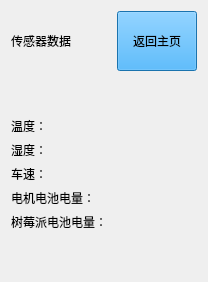
      <widget class="QWidget" name="SensorDataPage">
       <property name="sizePolicy">
        <sizepolicy hsizetype="Preferred" vsizetype="Preferred">
         <horstretch>0</horstretch>
         <verstretch>0</verstretch>
        </sizepolicy>
       </property>
       <layout class="QVBoxLayout" name="verticalLayout_3">
        <item>
         <layout class="QHBoxLayout" name="horizontalLayout_8">
          <item>
           <widget class="QLabel" name="label_9">
            <property name="styleSheet">
             <string notr="true">font: 18pt &quot;Microsoft YaHei UI&quot;;
color: rgb(0, 0, 0);</string>
            </property>
            <property name="text">
             <string>传感器数据</string>
            </property>
           </widget>
          </item>
          <item>
           <spacer name="horizontalSpacer_11">
            <property name="orientation">
             <enum>Qt::Orientation::Horizontal</enum>
            </property>
            <property name="sizeHint" stdset="0">
             <size>
              <width>40</width>
              <height>20</height>
             </size>
            </property>
           </spacer>
          </item>
          <item>
           <widget class="QPushButton" name="SensorData_BackHomeButton">
            <property name="minimumSize">
             <size>
              <width>0</width>
              <height>60</height>
             </size>
            </property>
            <property name="styleSheet">
             <string notr="true">font: 18pt &quot;Microsoft YaHei UI&quot;;
background-color: rgb(37, 161, 244);
color: rgb(0, 0, 0);
</string>
            </property>
            <property name="text">
             <string>返回主页</string>
            </property>
           </widget>
          </item>
         </layout>
        </item>
        <item>
         <spacer name="verticalSpacer_3">
          <property name="orientation">
           <enum>Qt::Orientation::Vertical</enum>
          </property>
          <property name="sizeHint" stdset="0">
           <size>
            <width>20</width>
            <height>40</height>
           </size>
          </property>
         </spacer>
        </item>
        <item>
         <layout class="QVBoxLayout" name="verticalLayout_4">
          <item>
           <widget class="QLabel" name="TempLabel">
            <property name="styleSheet">
             <string notr="true">font: 18pt &quot;Microsoft YaHei UI&quot;;
color: rgb(0, 0, 0);</string>
            </property>
            <property name="text">
             <string>温度：</string>
            </property>
           </widget>
          </item>
          <item>
           <widget class="QLabel" name="HumiLabel">
            <property name="styleSheet">
             <string notr="true">font: 18pt &quot;Microsoft YaHei UI&quot;;
color: rgb(0, 0, 0);</string>
            </property>
            <property name="text">
             <string>湿度：</string>
            </property>
           </widget>
          </item>
          <item>
           <widget class="QLabel" name="SpeedLabel">
            <property name="styleSheet">
             <string notr="true">font: 18pt &quot;Microsoft YaHei UI&quot;;
color: rgb(0, 0, 0);</string>
            </property>
            <property name="text">
             <string>车速：</string>
            </property>
           </widget>
          </item>
          <item>
           <widget class="QLabel" name="MotorBatLabel">
            <property name="styleSheet">
             <string notr="true">font: 18pt &quot;Microsoft YaHei UI&quot;;
color: rgb(0, 0, 0);</string>
            </property>
            <property name="text">
             <string>电机电池电量：</string>
            </property>
           </widget>
          </item>
          <item>
           <widget class="QLabel" name="piBatLabel">
            <property name="styleSheet">
             <string notr="true">font: 18pt &quot;Microsoft YaHei UI&quot;;
color: rgb(0, 0, 0);</string>
            </property>
            <property name="text">
             <string>树莓派电池电量：</string>
            </property>
           </widget>
          </item>
         </layout>
        </item>
        <item>
         <spacer name="verticalSpacer_4">
          <property name="orientation">
           <enum>Qt::Orientation::Vertical</enum>
          </property>
          <property name="sizeHint" stdset="0">
           <size>
            <width>20</width>
            <height>40</height>
           </size>
          </property>
         </spacer>
        </item>
       </layout>
      </widget>
